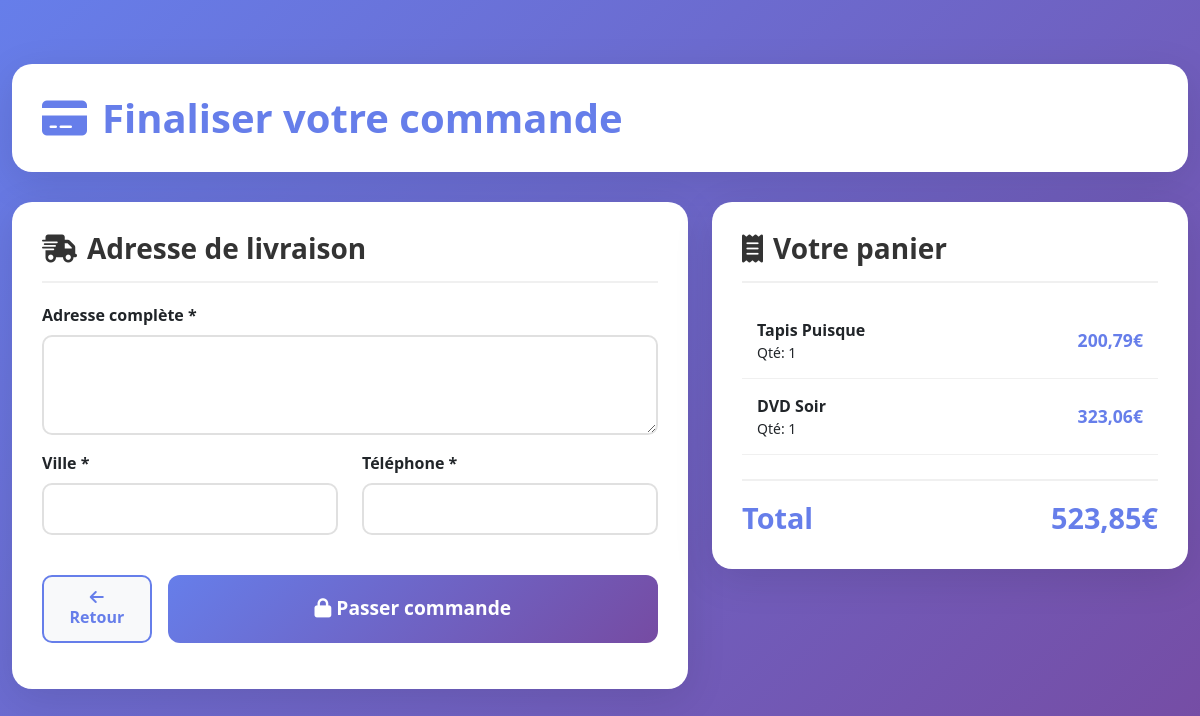
Before: /orders/checkout/ (signed in) with the older database file.
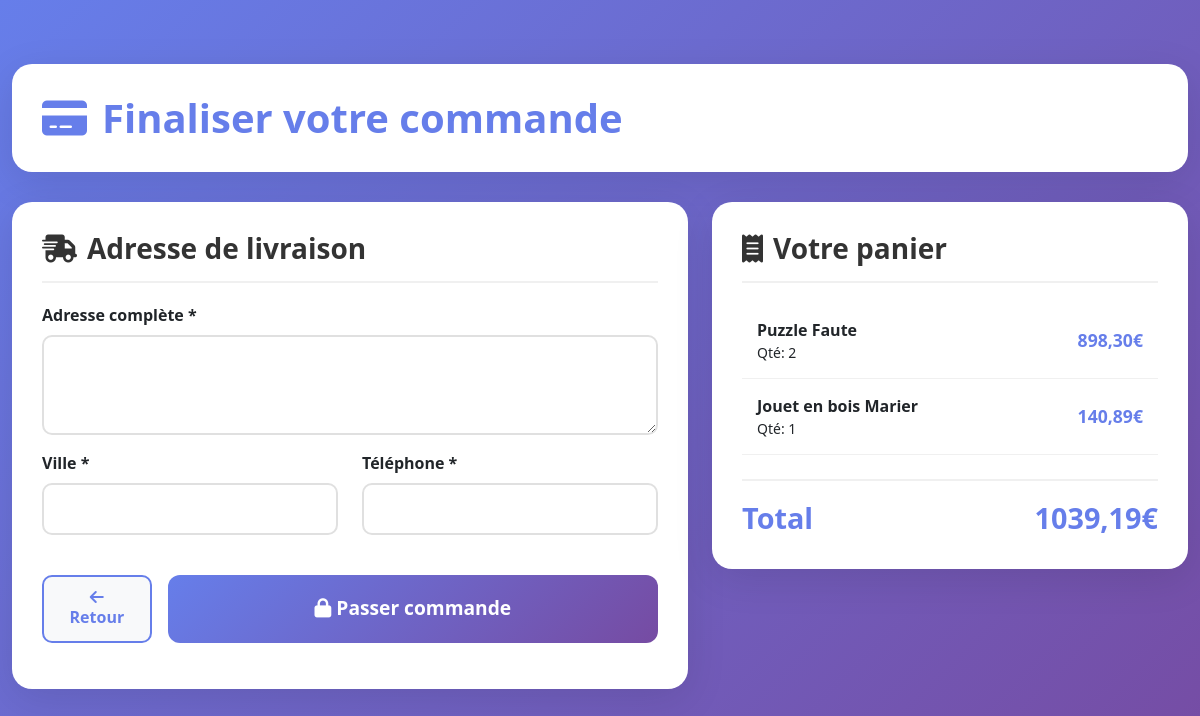
After: the same page with the newer database file.
### orders/models.py (models this page shows, shortened)
class CartItem(models.Model):
    cart = models.ForeignKey(Cart, on_delete=models.CASCADE, related_name='items', verbose_name="Panier")
    product = models.ForeignKey(Product, on_delete=models.CASCADE, verbose_name="Produit")
    quantity = models.PositiveIntegerField(default=1, verbose_name="Quantité")
    added_at = models.DateTimeField(auto_now_add=True)
    class Meta:
        verbose_name = "Article du panier"
        verbose_name_plural = "Articles du panier"
        unique_together = ['cart', 'product']
    @property
    def total_price(self):
        return self.quantity * self.product.price

class Cart(models.Model):
    user = models.OneToOneField(User, on_delete=models.CASCADE, related_name='cart', verbose_name="Utilisateur")
    created_at = models.DateTimeField(auto_now_add=True)
    updated_at = models.DateTimeField(auto_now=True)
    class Meta:
        verbose_name = "Panier"
        verbose_name_plural = "Paniers"
    @property
    def total_amount(self):
        return sum(item.total_price for item in self.items.all())

### products/models.py (models this page shows, shortened)
class Product(models.Model):
    vendor = models.ForeignKey(VendorProfile, on_delete=models.CASCADE, related_name='products', verbose_name="Vendeur")
    name = models.CharField(max_length=200, verbose_name="Nom du produit")
    description = models.TextField(verbose_name="Description")
    price = models.DecimalField(max_digits=10, decimal_places=2, verbose_name="Prix")
    category = models.ForeignKey(Category, on_delete=models.CASCADE, related_name='products', verbose_name="Catégorie")
    tags = models.CharField(max_length=500, blank=True, verbose_name="Étiquettes (séparées par des virgules)")
    image = models.ImageField(upload_to='products/', blank=True, null=True, verbose_name="Image principale")
    stock_quantity = models.PositiveIntegerField(default=0, verbose_name="Quantité en stock")
    is_active = models.BooleanField(default=True, verbose_name="Actif")
    created_at = models.DateTimeField(auto_now_add=True)
    updated_at = models.DateTimeField(auto_now=True)
    class Meta:
        verbose_name = "Produit"
        verbose_name_plural = "Produits"
        ordering = ['-created_at']

### orders/views.py (the view, shortened to what this page needs)
# urls.py: path('checkout/', views.checkout, name='checkout'),
@login_required
def checkout(request):
    cart = get_object_or_404(Cart, user=request.user)
    if cart.items.count() == 0:
        messages.warning(request, 'Votre panier est vide.')
        return redirect('cart')
    return render(request, 'orders/checkout.html', {'cart': cart})

### orders/templates/orders/checkout.html (shortened to what this page needs)
﻿<!DOCTYPE html>
<html lang="fr">
<head>
    <link href="https://cdn.jsdelivr.net/npm/bootstrap@5.3.2/dist/css/bootstrap.min.css" rel="stylesheet">
    <link href="https://cdnjs.cloudflare.com/ajax/libs/font-awesome/6.4.0/css/all.min.css" rel="stylesheet">
</head>
<body>
    <div class="container checkout-container">
        <div class="checkout-header">
            <h1><i class="fas fa-credit-card"></i> Finaliser votre commande</h1>
        </div>
        <div class="row">
            <div class="col-lg-7">
                <div class="checkout-card">
                    <h3><i class="fas fa-shipping-fast"></i> Adresse de livraison</h3>
                    <form method="POST">
                        <div class="mb-3">
                            <label class="form-label fw-bold">Adresse complète *</label>
                            <textarea name="shipping_address" class="form-control" rows="3" required></textarea>
                        </div>
                        <div class="row">
                            <div class="col-md-6 mb-3">
                                <label class="form-label fw-bold">Ville *</label>
                                <input type="text" name="shipping_city" class="form-control" required>
                            </div>
                            <div class="col-md-6 mb-3">
                                <label class="form-label fw-bold">Téléphone *</label>
                                <input type="tel" name="shipping_phone" class="form-control" required>
                            </div>
                        </div>
                        <div class="d-flex gap-3 mt-4">
                            <a href="{% url 'cart' %}" class="btn-back flex-fill text-center text-decoration-none">
                                <i class="fas fa-arrow-left"></i> Retour
                            </a>
                            <button type="submit" class="btn-pay flex-fill">
                                <i class="fas fa-lock"></i> Passer commande
                            </button>
                        </div>
                    </form>
                </div>
            </div>
            <div class="col-lg-5">
                <div class="checkout-card">
                    <h3><i class="fas fa-receipt"></i> Votre panier</h3>
                    {% if cart.items.all %}
                        {% for item in cart.items.all %}
                        <div class="order-item">
                            <div class="flex-grow-1">
                                <div class="fw-bold">{{ item.product.name }}</div>
                                <small>Qté: {{ item.quantity }}</small>
                            </div>
                            <div class="product-price">{{ item.total_price }}€</div>
                        </div>
                        {% endfor %}
                        <div class="mt-4 summary-total d-flex justify-content-between">
                            <span>Total</span>
                            <span>{{ cart.total_amount }}€</span>
                        </div>
                    {% endif %}
                </div>
            </div>
        </div>
    </div>
</body>
</html>

Changed rows visible on the page:
removed CartItem: product.name "Tapis Puisque", quantity "1", total_price "200,79"
removed CartItem: product.name "DVD Soir", quantity "1", total_price "323,06"
added CartItem: product.name "Puzzle Faute", quantity "2", total_price "898,30"
added CartItem: product.name "Jouet en bois Marier", quantity "1", total_price "140,89"
computed for Cart: total_amount "523,85" → "1039,19"
